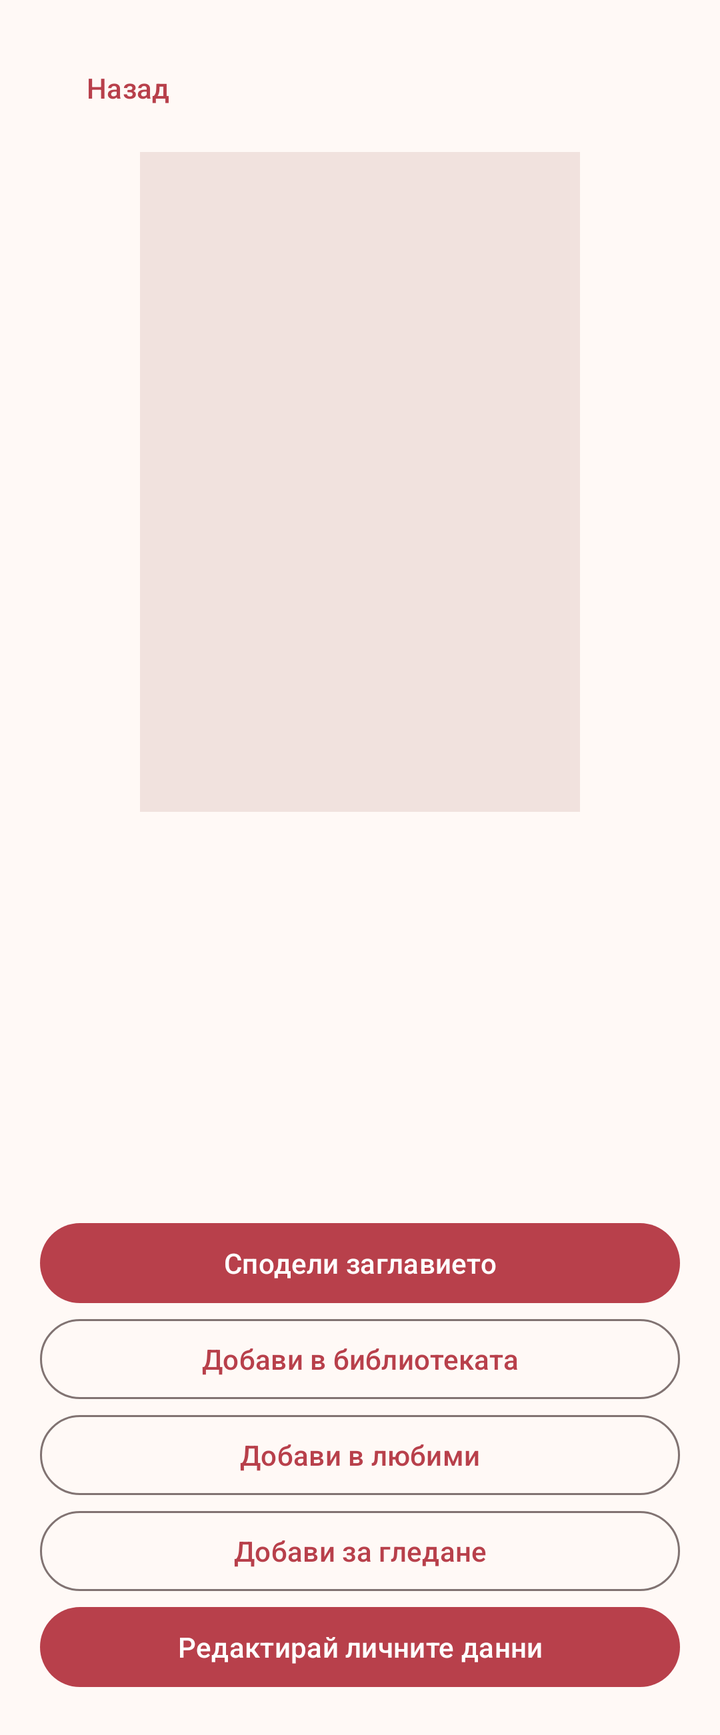
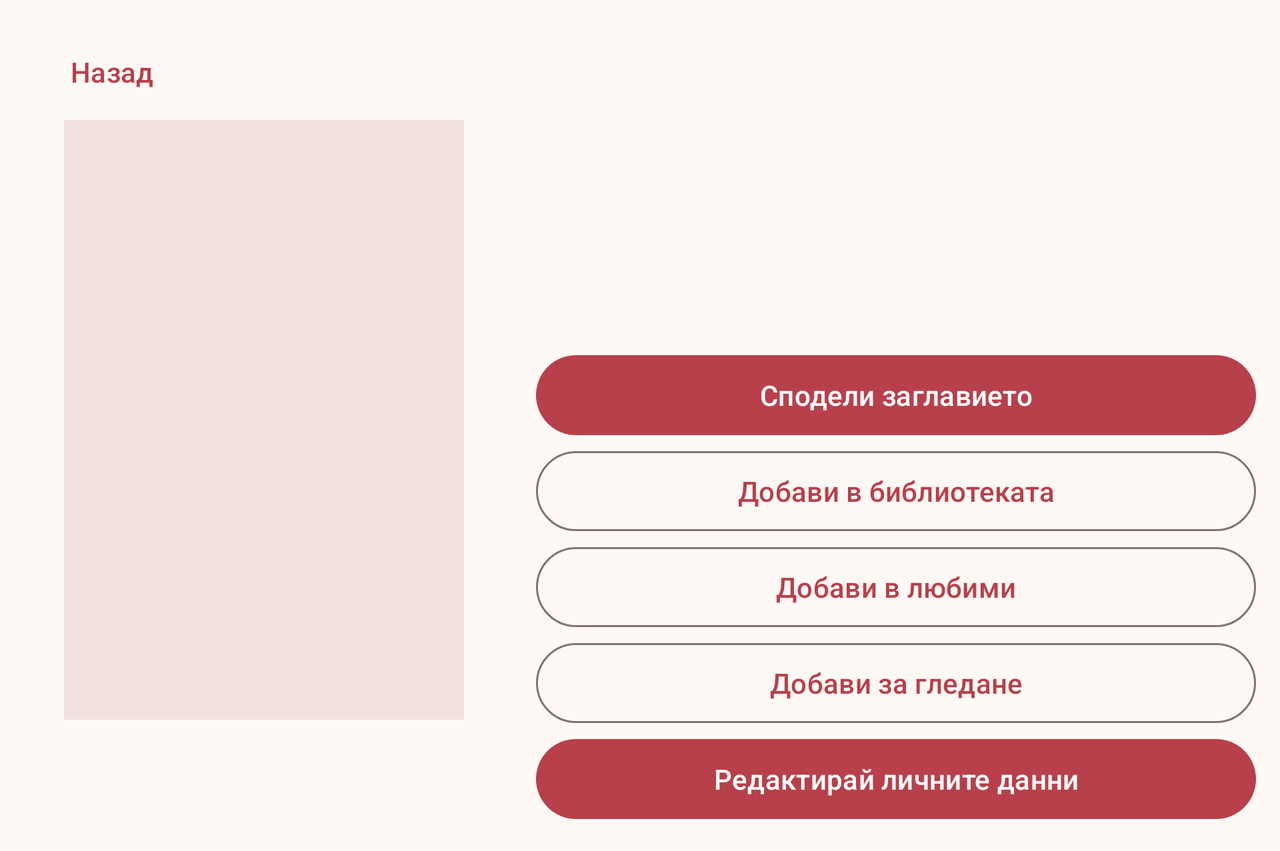

First picture: res/layout/ on a phone held upright. Second picture: the repository's own variant of that layout, on a device whose configuration matches the variant's folder. Source for both follows.
<!-- AndroidManifest.xml: application theme Theme.CineScope -->
<!-- res/layout/fragment_movie_details.xml -->
<?xml version="1.0" encoding="utf-8"?>
<ScrollView xmlns:android="http://schemas.android.com/apk/res/android"
    xmlns:app="http://schemas.android.com/apk/res-auto"
    xmlns:tools="http://schemas.android.com/tools"
    android:layout_width="match_parent"
    android:layout_height="match_parent">

    <LinearLayout
        android:layout_width="match_parent"
        android:layout_height="wrap_content"
        android:orientation="vertical"
        android:padding="20dp">

        <com.google.android.material.button.MaterialButton
            android:id="@+id/backButton"
            style="@style/Widget.Material3.Button.TextButton"
            android:layout_width="wrap_content"
            android:layout_height="wrap_content"
            android:text="@string/back_button" />

        <ImageView
            android:id="@+id/detailsPoster"
            android:layout_width="220dp"
            android:layout_height="330dp"
            android:layout_gravity="center_horizontal"
            android:layout_marginTop="8dp"
            android:background="?attr/colorSurfaceVariant"
            android:scaleType="centerCrop" />

        <com.google.android.material.textview.MaterialTextView
            android:id="@+id/detailsTitle"
            android:layout_width="match_parent"
            android:layout_height="wrap_content"
            android:layout_marginTop="16dp"
            android:textAppearance="?attr/textAppearanceHeadlineSmall" />

        <com.google.android.material.textview.MaterialTextView
            android:id="@+id/detailsMetadata"
            android:layout_width="match_parent"
            android:layout_height="wrap_content"
            android:layout_marginTop="8dp"
            android:textAppearance="?attr/textAppearanceBodyLarge" />

        <com.google.android.material.textview.MaterialTextView
            android:id="@+id/detailsRatings"
            android:layout_width="match_parent"
            android:layout_height="wrap_content"
            android:layout_marginTop="6dp"
            android:textAppearance="?attr/textAppearanceBodyMedium"
            android:visibility="gone"/>

        <com.google.android.material.textview.MaterialTextView
            android:id="@+id/detailsGenres"
            android:layout_width="match_parent"
            android:layout_height="wrap_content"
            android:layout_marginTop="8dp"
            android:textAppearance="?attr/textAppearanceBodyMedium" />

        <com.google.android.material.textview.MaterialTextView
            android:id="@+id/detailsOverview"
            android:layout_width="match_parent"
            android:layout_height="wrap_content"
            android:layout_marginTop="20dp"
            android:textAppearance="?attr/textAppearanceBodyLarge" />

        <com.google.android.material.textview.MaterialTextView
            android:id="@+id/detailsPersonalInfo"
            android:layout_width="match_parent"
            android:layout_height="wrap_content"
            android:layout_marginTop="16dp"
            android:textAppearance="?attr/textAppearanceBodyMedium" />

        <com.google.android.material.button.MaterialButton
            android:id="@+id/shareMovieButton"
            android:layout_width="match_parent"
            android:layout_height="wrap_content"
            android:layout_marginTop="20dp"
            android:text="@string/share_title_button" />

        <com.google.android.material.button.MaterialButton
            android:id="@+id/addDetailsToLibraryButton"
            style="@style/Widget.Material3.Button.OutlinedButton"
            android:layout_width="match_parent"
            android:layout_height="wrap_content"
            android:text="@string/add_details_to_library" />

        <com.google.android.material.button.MaterialButton
            android:id="@+id/detailsFavoriteButton"
            style="@style/Widget.Material3.Button.OutlinedButton"
            android:layout_width="match_parent"
            android:layout_height="wrap_content"
            android:text="@string/add_to_favorite" />

        <com.google.android.material.button.MaterialButton
            android:id="@+id/detailsWatchlistButton"
            style="@style/Widget.Material3.Button.OutlinedButton"
            android:layout_width="match_parent"
            android:layout_height="wrap_content"
            android:text="@string/add_to_watchlist" />

        <com.google.android.material.button.MaterialButton
            android:id="@+id/editDetailsButton"
            android:layout_width="match_parent"
            android:layout_height="wrap_content"
            android:text="@string/edit_info" />
    </LinearLayout>
</ScrollView>
<!-- resources referenced by this layout -->
<resources>
  <string name="add_details_to_library">Добави в библиотеката</string>
  <string name="add_to_favorite">Добави в любими</string>
  <string name="add_to_watchlist">Добави за гледане</string>
  <string name="back_button">Назад</string>
  <string name="edit_info">Редактирай личните данни</string>
  <string name="share_title_button">Сподели заглавието</string>
  <style name="Theme.CineScope" parent="Base.Theme.CineScope" />
  <color name="cine_primary">#B8404B</color>
  <color name="cine_on_primary">#FFFFFF</color>
  <color name="cine_primary_container">#FADADD</color>
  <color name="cine_on_primary_container">#3B0710</color>
  <color name="cine_secondary">#435466</color>
  <color name="cine_on_secondary">#FFFFFF</color>
  <color name="cine_secondary_container">#DCE5F1</color>
  <color name="cine_on_secondary_container">#101D2B</color>
  <color name="cine_tertiary">#745B00</color>
  <color name="cine_on_tertiary">#FFFFFF</color>
  <color name="cine_tertiary_container">#FFE08A</color>
  <color name="cine_on_tertiary_container">#241A00</color>
  <color name="cine_background">#FFF9F6</color>
  <color name="cine_surface">#FFF9F6</color>
  <color name="cine_on_surface">#221A1A</color>
  <color name="cine_surface_variant">#F1E2DE</color>
  <color name="cine_on_surface_variant">#504544</color>
  <color name="cine_outline">#817372</color>
  <color name="cine_error">#BA1A1A</color>
  <color name="cine_on_error">#FFFFFF</color>
  <style name="TextAppearance.CineScope.HeadlineSmall" parent="TextAppearance.Material3.HeadlineSmall">
  
          <item name="android:fontFamily">sans-serif-condensed</item>
          <item name="fontFamily">sans-serif-condensed</item>
          <item name="android:textStyle">bold</item>
      </style>
  <style name="TextAppearance.CineScope.TitleMedium" parent="TextAppearance.Material3.TitleMedium">
  
          <item name="android:fontFamily">sans-serif-condensed</item>
          <item name="fontFamily">sans-serif-condensed</item>
      </style>
  <style name="TextAppearance.CineScope.BodyLarge" parent="TextAppearance.Material3.BodyLarge">
  
          <item name="android:fontFamily">sans-serif</item>
          <item name="fontFamily">sans-serif</item>
      </style>
  <style name="TextAppearance.CineScope.BodyMedium" parent="TextAppearance.Material3.BodyMedium">
  
          <item name="android:fontFamily">sans-serif</item>
          <item name="fontFamily">sans-serif</item>
      </style>
  <style name="TextAppearance.CineScope.BodySmall" parent="TextAppearance.Material3.BodySmall">
  
          <item name="android:fontFamily">sans-serif</item>
          <item name="fontFamily">sans-serif</item>
      </style>
  <!-- some entries are left out for length -->
</resources>
<!-- res/layout-land/fragment_movie_details.xml (the repository's variant of the layout above) -->
<!-- drawn on the phone turned sideways -->
<?xml version="1.0" encoding="utf-8"?>
<ScrollView xmlns:android="http://schemas.android.com/apk/res/android"
    xmlns:app="http://schemas.android.com/apk/res-auto"
    xmlns:tools="http://schemas.android.com/tools"
    android:layout_width="match_parent"
    android:layout_height="match_parent"
    android:fillViewport="true">

    <LinearLayout
        android:layout_width="match_parent"
        android:layout_height="wrap_content"
        android:orientation="horizontal"
        android:padding="12dp">

        <LinearLayout
            android:layout_width="240dp"
            android:layout_height="wrap_content"
            android:orientation="vertical">

            <com.google.android.material.button.MaterialButton
                android:id="@+id/backButton"
                style="@style/Widget.Material3.Button.TextButton"
                android:layout_width="wrap_content"
                android:layout_height="wrap_content"
                android:text="@string/back_button"/>

            <ImageView
                android:id="@+id/detailsPoster"
                android:layout_width="200dp"
                android:layout_height="300dp"
                android:layout_gravity="center_horizontal"
                android:background="?attr/colorSurfaceVariant"
                android:scaleType="centerCrop"/>
        </LinearLayout>

        <LinearLayout
            android:layout_width="0dp"
            android:layout_height="wrap_content"
            android:orientation="vertical"
            android:layout_marginStart="16dp"
            android:layout_weight="1">

            <com.google.android.material.textview.MaterialTextView
                android:id="@+id/detailsTitle"
                android:layout_width="match_parent"
                android:layout_height="wrap_content"
                android:textAppearance="?attr/textAppearanceHeadlineSmall" />

            <com.google.android.material.textview.MaterialTextView
                android:id="@+id/detailsMetadata"
                android:layout_width="match_parent"
                android:layout_height="wrap_content"
                android:layout_marginTop="6dp"
                android:textAppearance="?attr/textAppearanceBodyLarge" />

            <com.google.android.material.textview.MaterialTextView
                android:id="@+id/detailsRatings"
                android:layout_width="match_parent"
                android:layout_height="wrap_content"
                android:layout_marginTop="6dp"
                android:textAppearance="?attr/textAppearanceBodyMedium"
                android:visibility="gone"/>

            <com.google.android.material.textview.MaterialTextView
                android:id="@+id/detailsGenres"
                android:layout_width="match_parent"
                android:layout_height="wrap_content"
                android:layout_marginTop="6dp"
                android:textAppearance="?attr/textAppearanceBodyMedium" />

            <com.google.android.material.textview.MaterialTextView
                android:id="@+id/detailsOverview"
                android:layout_width="match_parent"
                android:layout_height="wrap_content"
                android:layout_marginTop="12dp"
                android:textAppearance="?attr/textAppearanceBodyLarge" />

            <com.google.android.material.textview.MaterialTextView
                android:id="@+id/detailsPersonalInfo"
                android:layout_width="match_parent"
                android:layout_height="wrap_content"
                android:layout_marginTop="12dp"
                android:textAppearance="?attr/textAppearanceBodyMedium" />

            <com.google.android.material.button.MaterialButton
                android:id="@+id/shareMovieButton"
                android:layout_width="match_parent"
                android:layout_height="wrap_content"
                android:layout_marginTop="12dp"
                android:text="@string/share_title_button" />

            <com.google.android.material.button.MaterialButton
                android:id="@+id/addDetailsToLibraryButton"
                style="@style/Widget.Material3.Button.OutlinedButton"
                android:layout_width="match_parent"
                android:layout_height="wrap_content"
                android:text="@string/add_details_to_library" />

            <com.google.android.material.button.MaterialButton
                android:id="@+id/detailsFavoriteButton"
                style="@style/Widget.Material3.Button.OutlinedButton"
                android:layout_width="match_parent"
                android:layout_height="wrap_content"
                android:text="@string/add_to_favorite" />

            <com.google.android.material.button.MaterialButton
                android:id="@+id/detailsWatchlistButton"
                style="@style/Widget.Material3.Button.OutlinedButton"
                android:layout_width="match_parent"
                android:layout_height="wrap_content"
                android:text="@string/add_to_watchlist" />

            <com.google.android.material.button.MaterialButton
                android:id="@+id/editDetailsButton"
                android:layout_width="match_parent"
                android:layout_height="wrap_content"
                android:text="@string/edit_info" />
        </LinearLayout>
    </LinearLayout>
</ScrollView>
